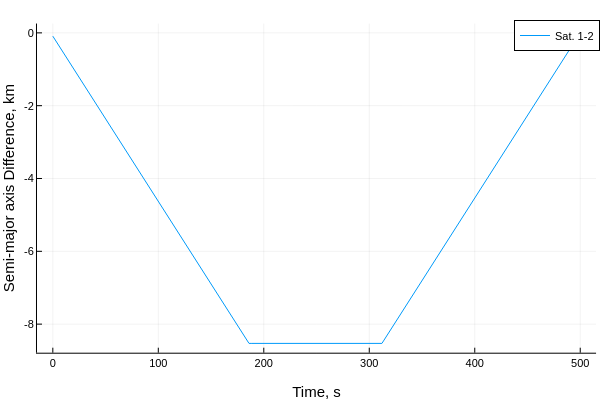

The notebook cell this image was saved under:
### Code cell
plot(thist,a_mks*ahist[2:end,:], label=permutedims(mylabel))
plot!(xlabel="Time, s", ylabel = "Semi-major axis Difference, km")

### Figure 1 — Plotly figure (JSON) as saved in the notebook; plotly's stock layout.template omitted (floating-point values rounded to 4 significant figures; data arrays with more than 128 entries replaced by an {"elided": "..."} marker saying what was removed)
{"data": [{"colorbar": {"len": 0.9143, "title": "", "x": 0.9934, "y": 0.533}, "legendgroup": "Sat. 1-2", "line": {"color": "rgba(0, 154, 250, 1.000)", "dash": "solid", "shape": "linear", "width": 1}, "mode": "lines", "name": "Sat. 1-2", "showlegend": true, "type": "scatter", "x": {"elided": "251 int values"}, "xaxis": "x", "y": {"elided": "251 float values"}, "yaxis": "y", "zmax": null, "zmin": null}], "layout": {"annotations": [], "height": 400, "legend": {"bgcolor": "rgba(255, 255, 255, 1.000)", "bordercolor": "rgba(0, 0, 0, 1.000)", "borderwidth": 1, "font": {"color": "rgba(0, 0, 0, 1.000)", "family": "sans-serif", "size": 11}, "title": {"font": {"color": "rgba(0, 0, 0, 1.000)", "family": "sans-serif", "size": 15}, "text": ""}, "tracegroupgap": 0, "traceorder": "normal", "x": 1, "xanchor": "auto", "y": 1, "yanchor": "auto"}, "margin": {"b": 20, "l": 0, "r": 0, "t": 20}, "paper_bgcolor": "rgba(255, 255, 255, 1.000)", "plot_bgcolor": "rgba(255, 255, 255, 1.000)", "showlegend": true, "width": 600, "xaxis": {"anchor": "y", "domain": [0.06165, 0.9934], "gridcolor": "rgba(0, 0, 0, 0.100)", "gridwidth": 0.5, "linecolor": "rgba(0, 0, 0, 1.000)", "mirror": false, "range": [-15, 515], "showgrid": true, "showline": true, "showticklabels": true, "tickangle": 0, "tickcolor": "rgb(0, 0, 0)", "tickfont": {"color": "rgba(0, 0, 0, 1.000)", "family": "sans-serif", "size": 11}, "tickmode": "array", "ticks": "inside", "ticktext": ["0", "100", "200", "300", "400", "500"], "tickvals": [0, 100, 200, 300, 400, 500], "title": "Time, s", "titlefont": {"color": "rgba(0, 0, 0, 1.000)", "family": "sans-serif", "size": 15}, "type": "-", "visible": true, "zeroline": false, "zerolinecolor": "rgba(0, 0, 0, 1.000)"}, "yaxis": {"anchor": "x", "domain": [0.07581, 0.9902], "gridcolor": "rgba(0, 0, 0, 0.100)", "gridwidth": 0.5, "linecolor": "rgba(0, 0, 0, 1.000)", "mirror": false, "range": [-8.785, 0.2559], "showgrid": true, "showline": true, "showticklabels": true, "tickangle": 0, "tickcolor": "rgb(0, 0, 0)", "tickfont": {"color": "rgba(0, 0, 0, 1.000)", "family": "sans-serif", "size": 11}, "tickmode": "array", "ticks": "inside", "ticktext": ["-8", "-6", "-4", "-2", "0"], "tickvals": [-8, -6, -4, -2, 0], "title": "Semi-major axis Difference, km", "titlefont": {"color": "rgba(0, 0, 0, 1.000)", "family": "sans-serif", "size": 15}, "type": "-", "visible": true, "zeroline": false, "zerolinecolor": "rgba(0, 0, 0, 1.000)"}}}
